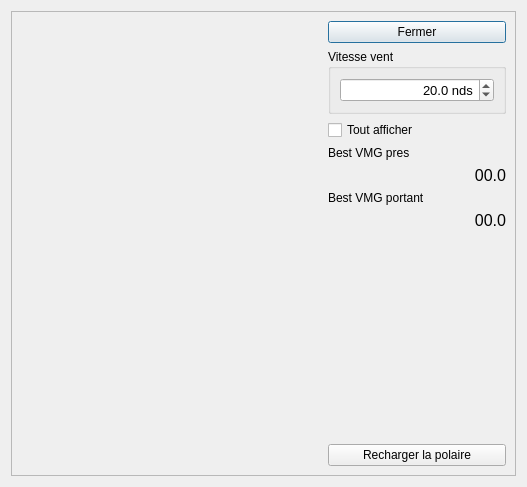
<?xml version="1.0" encoding="UTF-8"?>
<ui version="4.0">
 <class>DialogViewPolar</class>
 <widget class="QDialog" name="DialogViewPolar">
  <property name="geometry">
   <rect>
    <x>0</x>
    <y>0</y>
    <width>527</width>
    <height>487</height>
   </rect>
  </property>
  <property name="windowTitle">
   <string>Dialog</string>
  </property>
  <layout class="QVBoxLayout" name="verticalLayout_3">
   <item>
    <widget class="QFrame" name="frame">
     <property name="frameShape">
      <enum>QFrame::StyledPanel</enum>
     </property>
     <property name="frameShadow">
      <enum>QFrame::Sunken</enum>
     </property>
     <layout class="QHBoxLayout" name="horizontalLayout">
      <item>
       <widget class="QLabel" name="imageContainer">
        <property name="sizePolicy">
         <sizepolicy hsizetype="Fixed" vsizetype="Fixed">
          <horstretch>0</horstretch>
          <verstretch>0</verstretch>
         </sizepolicy>
        </property>
        <property name="minimumSize">
         <size>
          <width>301</width>
          <height>441</height>
         </size>
        </property>
        <property name="text">
         <string/>
        </property>
       </widget>
      </item>
      <item>
       <layout class="QVBoxLayout" name="verticalLayout">
        <item>
         <widget class="QPushButton" name="closeButton">
          <property name="text">
           <string>Fermer</string>
          </property>
         </widget>
        </item>
        <item>
         <widget class="QGroupBox" name="groupBox">
          <property name="title">
           <string>Vitesse vent</string>
          </property>
          <layout class="QVBoxLayout" name="verticalLayout_2">
           <item>
            <widget class="QDoubleSpinBox" name="doubleSpinBox">
             <property name="font">
              <font>
               <pointsize>10</pointsize>
              </font>
             </property>
             <property name="alignment">
              <set>Qt::AlignRight|Qt::AlignTrailing|Qt::AlignVCenter</set>
             </property>
             <property name="suffix">
              <string> nds</string>
             </property>
             <property name="decimals">
              <number>1</number>
             </property>
             <property name="minimum">
              <double>1.000000000000000</double>
             </property>
             <property name="maximum">
              <double>60.000000000000000</double>
             </property>
             <property name="singleStep">
              <double>1.000000000000000</double>
             </property>
             <property name="value">
              <double>20.000000000000000</double>
             </property>
            </widget>
           </item>
          </layout>
         </widget>
        </item>
        <item>
         <widget class="QCheckBox" name="allSpeed">
          <property name="text">
           <string>Tout afficher</string>
          </property>
         </widget>
        </item>
        <item>
         <widget class="QLabel" name="label">
          <property name="text">
           <string>Best VMG pres</string>
          </property>
         </widget>
        </item>
        <item>
         <widget class="QLabel" name="BVMG_up">
          <property name="font">
           <font>
            <pointsize>12</pointsize>
           </font>
          </property>
          <property name="text">
           <string>00.0</string>
          </property>
          <property name="alignment">
           <set>Qt::AlignRight|Qt::AlignTrailing|Qt::AlignVCenter</set>
          </property>
         </widget>
        </item>
        <item>
         <widget class="QLabel" name="label_4">
          <property name="text">
           <string>Best VMG portant</string>
          </property>
         </widget>
        </item>
        <item>
         <widget class="QLabel" name="BVMG_down">
          <property name="font">
           <font>
            <pointsize>12</pointsize>
           </font>
          </property>
          <property name="text">
           <string>00.0</string>
          </property>
          <property name="alignment">
           <set>Qt::AlignRight|Qt::AlignTrailing|Qt::AlignVCenter</set>
          </property>
         </widget>
        </item>
        <item>
         <widget class="QLabel" name="info">
          <property name="minimumSize">
           <size>
            <width>171</width>
            <height>121</height>
           </size>
          </property>
          <property name="text">
           <string/>
          </property>
         </widget>
        </item>
        <item>
         <spacer name="verticalSpacer">
          <property name="orientation">
           <enum>Qt::Vertical</enum>
          </property>
          <property name="sizeHint" stdset="0">
           <size>
            <width>20</width>
            <height>40</height>
           </size>
          </property>
         </spacer>
        </item>
        <item>
         <widget class="QPushButton" name="reLoad">
          <property name="text">
           <string>Recharger la polaire</string>
          </property>
         </widget>
        </item>
       </layout>
      </item>
     </layout>
    </widget>
   </item>
  </layout>
 </widget>
 <resources/>
 <connections>
  <connection>
   <sender>reLoad</sender>
   <signal>clicked()</signal>
   <receiver>DialogViewPolar</receiver>
   <slot>reloadPolar()</slot>
   <hints>
    <hint type="sourcelabel">
     <x>451</x>
     <y>410</y>
    </hint>
    <hint type="destinationlabel">
     <x>270</x>
     <y>246</y>
    </hint>
   </hints>
  </connection>
 </connections>
 <slots>
  <slot>reloadPolar()</slot>
 </slots>
</ui>
